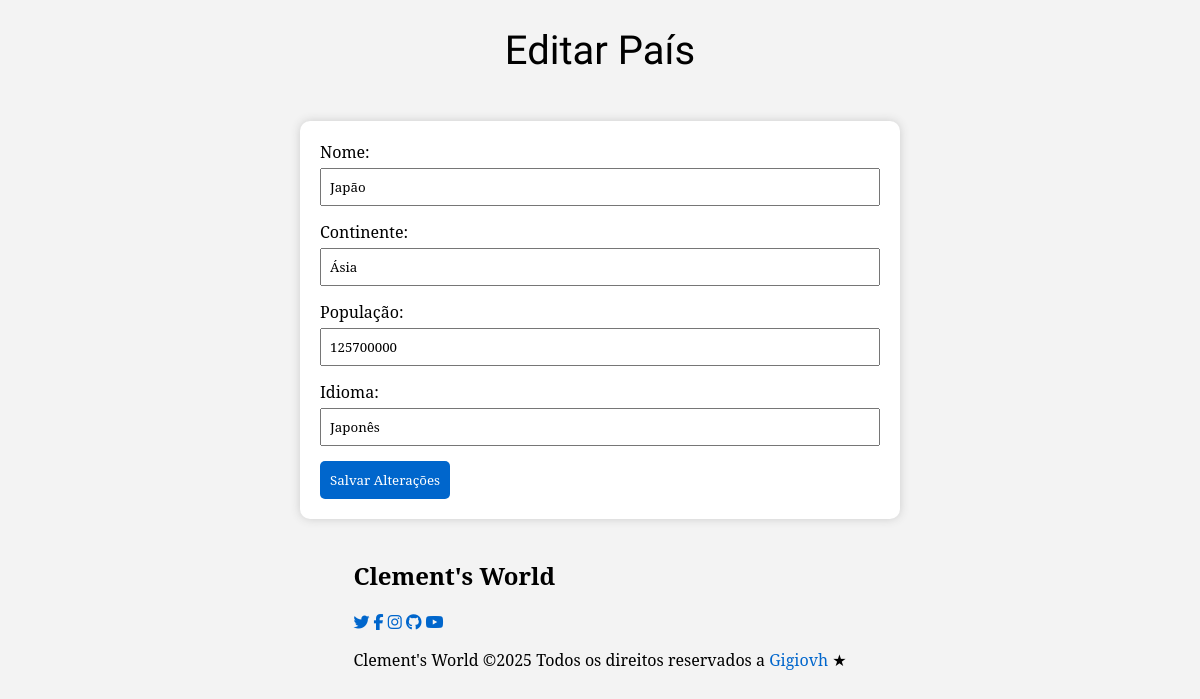
The app's page /pais/editar.php?id=3 with its own data.
### tables this page shows
CREATE TABLE tb_pais(
id_pais INT AUTO_INCREMENT PRIMARY  KEY,
nome VARCHAR(120) NOT NULL,
continente VARCHAR(160) NOT NULL,
populacao FLOAT NOT NULL,
idioma VARCHAR(60) NOT NULL
);

### src/pais/editar.php (the view, shortened to what this page needs)
<?php include("../conexao.php");
$id = $_GET['id'];
$result = $conn->query("SELECT * FROM tb_pais WHERE id_pais=$id");
$pais = $result->fetch_assoc();
?>
<!DOCTYPE html>
<html lang="pt-br">
<head>
<link rel="stylesheet" href="../style.css">
    <link rel="stylesheet" href="https://cdnjs.cloudflare.com/ajax/libs/font-awesome/6.6.0/css/all.min.css">
</head>
<body>
<h1>Editar País</h1>
<form name="formPais" method="post" onsubmit="return validar()">
    <label>Nome:</label>
    <input type="text" name="nome" value="<?= $pais['nome'] ?>">
    <label>Continente:</label>
    <input type="text" name="continente" value="<?= $pais['continente'] ?>">
    <label>População:</label>
    <input type="number" name="populacao" value="<?= $pais['populacao'] ?>">
    <label>Idioma:</label>
    <input type="text" name="idioma" value="<?= $pais['idioma'] ?>">
    <button type="submit" name="salvar">Salvar Alterações</button>
</form>
</body>
<footer class="footer">
  <h2 class="footer-logo">Clement's World</h2>
  <div class="footer-social">
    <a href="https://twitter.com" target="_blank"><i class="fab fa-twitter"></i></a>
    <a href="https://facebook.com" target="_blank"><i class="fab fa-facebook-f"></i></a>
    <a href="https://instagram.com" target="_blank"><i class="fab fa-instagram"></i></a>
    <a href="https://github.com/Gigiovh" target="_blank"><i class="fab fa-github"></i></a>
    <a href="https://youtube.com" target="_blank"><i class="fab fa-youtube"></i></a>
  </div>
  <p class="footer-copy">
    Clement's World ©2025 Todos os direitos reservados a <a href="https://github.com/Gigiovh">Gigiovh</a>
    <span class="heart">★</span>
  </p>
</footer>
</html>

### src/style.css (style rules this page uses)
:root { --brand-color: hsl(46, 100%, 50%); --black: hsl(0, 0%, 0%); --white: hsl(0, 0%, 100%); --font-title: "Montserrat", sans-serif; --font-text: "Lato", sans-serif; }
*, *::before, *::after { box-sizing: border-box; }
body { font-family: Arial, sans-serif; background-color: #f3f3f3; margin: 0; padding: 0; display: flex; flex-direction: column; align-items: center; }
body, p, h2, h3, h4, h5, h6, li, a, td, th, input, select, button, label { font-family: "Noto Serif", serif; font-optical-sizing: auto; font-style: normal; font-variation-settings: "wdth" 100; }
h1 { text-align: center; font-family: "Caprasimo", serif; font-weight: 200; font-size: 40px; }
a { text-decoration: none; color: #0066cc; display: inline-block; transition: transform 0.2s ease, color 0.2s ease; }
form { width: 95%; max-width: 600px; margin: 20px auto; background: white; padding: 20px; border-radius: 10px; box-shadow: 0px 0px 10px #ccc; }
input, select { width: 100%; padding: 8px; margin: 5px 0 15px 0; box-sizing: border-box; }
button { background: #0066cc; color: white; border: none; padding: 10px; border-radius: 5px; cursor: pointer; }

### records on screen
tb_pais: nome "Japão", continente "Ásia", populacao "125700000", idioma "Japonês"
